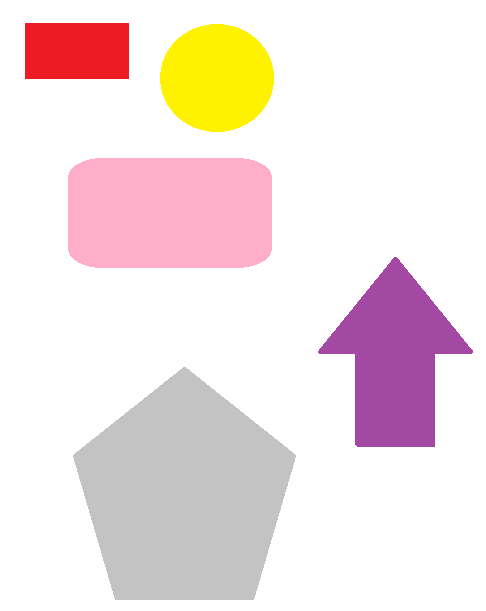
#> input picture Rainbow.png, 486 x 611 px, found by its file name
$ python rainbowtry.py
#> lines starting #> are read from the running program, lines starting #| are printed output that depends on the picture; after the words box and inside, x2 and y2 are one past the last pixel; in counts of white or black regions, pixels touching at a corner belong together
# import the necessary packages
import argparse
import cv2
import imutils
'''
Detaction grey
'''
# load the input image (whose path was supplied via command line
# argument) and display the image to our screen
image = cv2.imread("Rainbow.png")
#> image is the input picture: shape (611, 486, 3); mean B, G, R 226.4, 227.5, 242.6
cv2.imshow("Rainbow.png", image)
cv2.waitKey(0)
# convert the image to grayscale
gray = cv2.cvtColor(image, cv2.COLOR_BGR2GRAY)
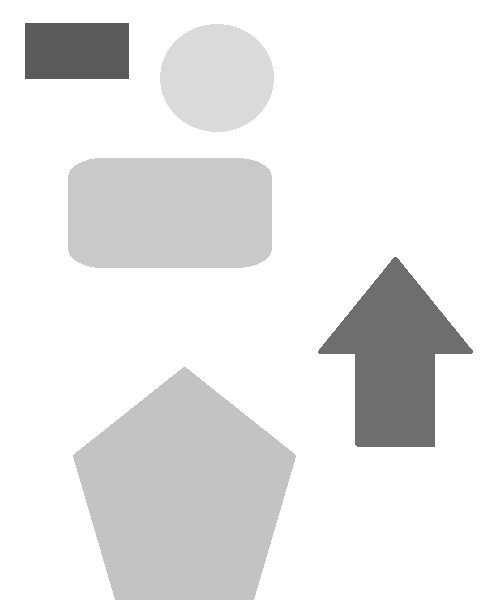
#> gray: shape (611, 486); min 91, max 255, mean 231.8
cv2.imshow("Gray", gray)
cv2.waitKey(0)

'''
Edge detec
'''
# applying edge detection we can find the outlines of objects in
# images
edged = cv2.Canny(gray, 30, 150)
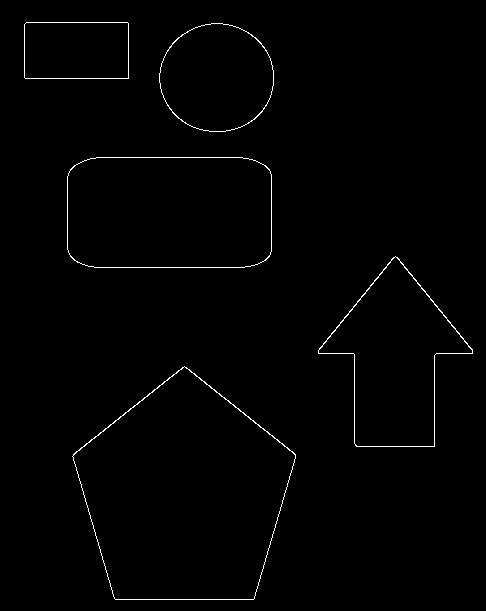
#> edged: shape (611, 486); 0.91% white in thin lines or dots, all inside (x1, y1, x2, y2) = (24, 22, 473, 600)
cv2.imshow("Rainbow.png", edged)
cv2.waitKey(0)

'''
Tressholding
'''
# threshold the image by setting all pixel values less than 225
# to 255 (white; foreground) and all pixel values >= 225 to 255
# (black; background), thereby segmenting the image
thresh = cv2.threshold(gray, 225, 255, cv2.THRESH_BINARY_INV)[1]
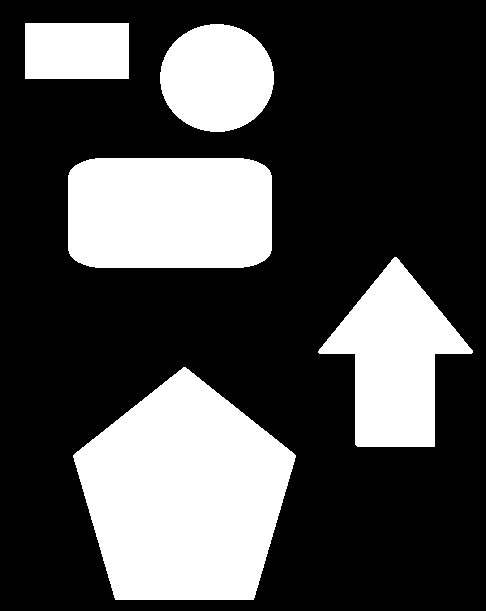
#> thresh: shape (611, 486); 29.9% white; 5 white regions
cv2.imshow("Rainbow.png", thresh)
cv2.waitKey(0)

'''
Detecing object
'''
# find contours (i.e., outlines) of the foreground objects in the
# thresholded image
cnts = cv2.findContours(thresh.copy(), cv2.RETR_EXTERNAL,
	cv2.CHAIN_APPROX_SIMPLE)
#> cnts = 5 contours; box (x1, y1, x2, y2) and area: (73, 367, 296, 600) 35869, (68, 158, 272, 268) 21568, (318, 257, 473, 447) 15026, (160, 24, 274, 132) 9509, (25, 23, 129, 79) 5665
cnts = imutils.grab_contours(cnts)
output = image.copy()
# loop over the contours
for c in cnts:
	# draw each contour on the output image with a 3px thick purple
	# outline, then display the output contours one at a time
	cv2.drawContours(output, [c], -1, (240, 0, 159), 3)
	cv2.imshow("Rainbow.png", output)
	cv2.waitKey(0)
#> this loop made 5 passes
#> c on pass 5: [[25, 23], [25, 78], [128, 78], [128, 23]]
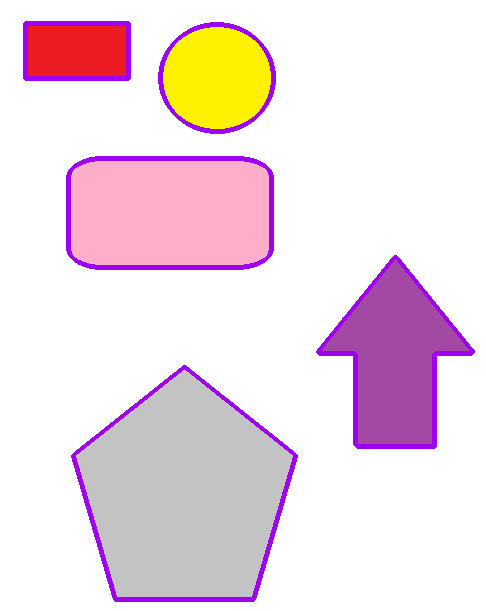
#> output: shape (611, 486, 3); 3.99% of pixels changed, all inside (x1, y1, x2, y2) = (23, 21, 475, 602)

'''
reslut object
'''
# draw the total number of contours found in purple
text = "I found {} objects!".format(len(cnts))
#> text = 'I found 5 objects!'
cv2.putText(output, text, (10, 25),  cv2.FONT_HERSHEY_SIMPLEX, 0.7,
	(240, 0, 159), 2)
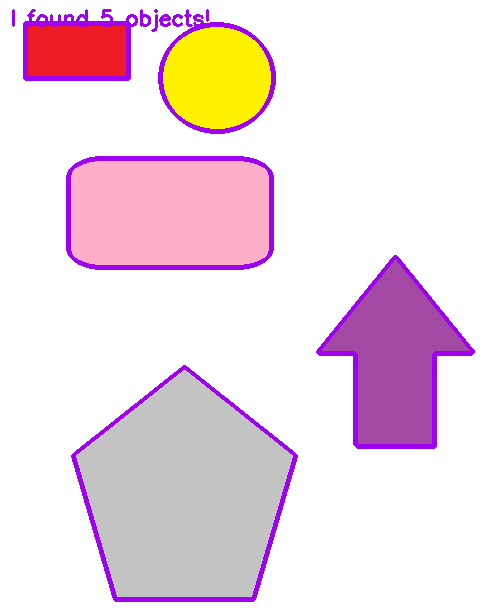
#> output: shape (611, 486, 3); 0.35% of pixels changed, all inside (x1, y1, x2, y2) = (12, 9, 209, 32)
cv2.imshow("Rainbow.png", output)
cv2.waitKey(0)

'''
Erosien & Dilatation
'''
# we apply erosions to reduce the size of foreground objects
mask = thresh.copy()
mask = cv2.erode(mask, None, iterations=5)
#> mask: shape (611, 486); 25.1% white; 5 white regions, box (x1, y1, x2, y2) and area: (80, 375, 289, 595) 31766, (73, 163, 267, 263) 18813, (329, 267, 462, 442) 12001, (165, 29, 269, 127) 7546, (30, 28, 124, 74) 4324
cv2.imshow("Rainbow.png", mask)
cv2.waitKey(0)

# similarly, dilations can increase the size of the ground objects
mask = thresh.copy()
mask = cv2.dilate(mask, None, iterations=5)
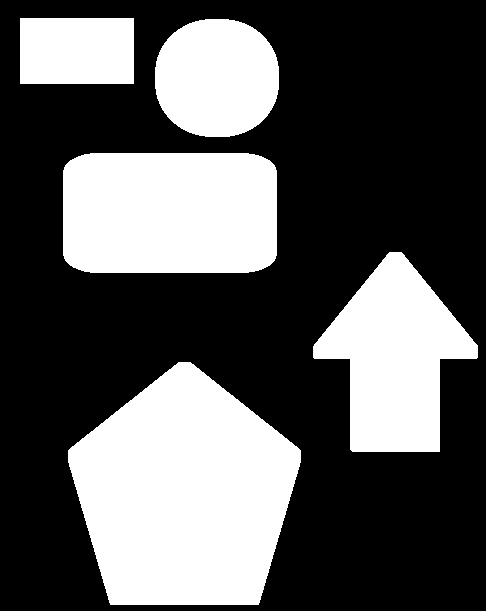
#> mask: shape (611, 486); 35.1% white; 5 white regions, box (x1, y1, x2, y2) and area: (68, 362, 301, 605) 40854, (63, 153, 277, 273) 25093, (313, 252, 478, 452) 18841, (155, 19, 279, 137) 11986, (20, 18, 134, 84) 7524
cv2.imshow("Rainbow.png", mask)
cv2.waitKey(0)

'''
Masking and
'''
# a typical operation we may want to apply is to take our mask and
# apply a bitwise AND to our input image, keeping only the masked
# regions
mask = thresh.copy()
output = cv2.bitwise_and(image, image, mask=mask)
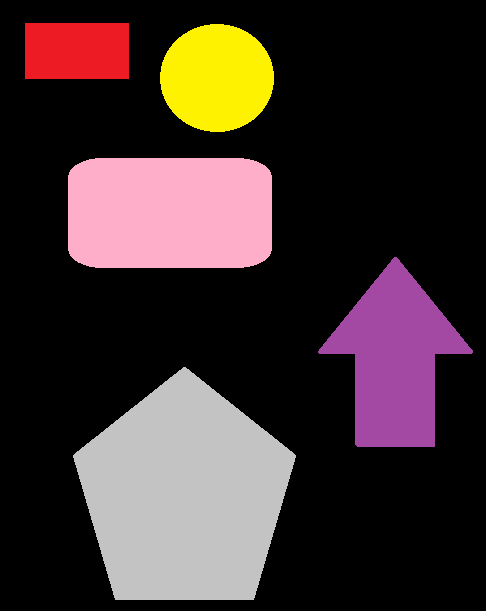
#> output: shape (611, 486, 3); mean B, G, R 47.7, 48.8, 63.9
cv2.imshow("Rainbow.png", output)
cv2.waitKey(0)

$ run again, with Cheese.png copied over Rainbow.png
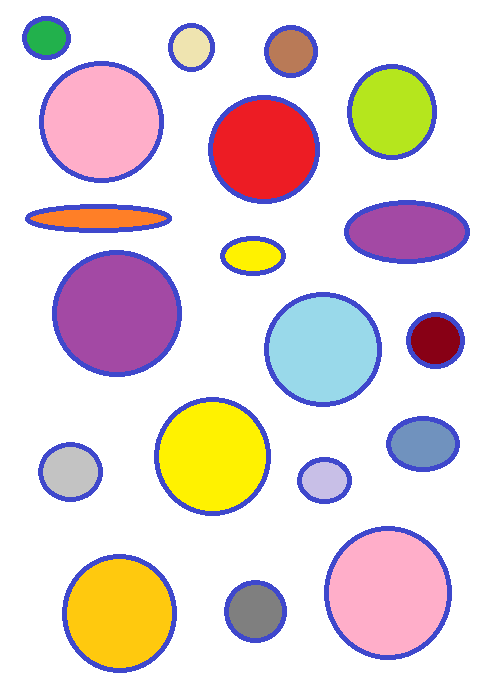
#> input picture Cheese.png, 491 x 692 px, found by its file name
#> image is the input picture: shape (692, 491, 3); mean B, G, R 214.4, 214.6, 228.7
#> edged: shape (692, 491); 2.9% white in thin lines or dots, all inside (x1, y1, x2, y2) = (21, 15, 470, 673)
#> thresh: shape (692, 491); 34.9% white; 19 white regions
#> cnts = 19 contours; largest, box (x1, y1, x2, y2) and area: (324, 526, 452, 660) 13268, (52, 250, 182, 377) 12782, (39, 61, 164, 183) 11789, (154, 397, 271, 516) 10769, (62, 554, 177, 673) 10576
#> the loop `for c in cnts:` made 19 passes
#> after the loop `for c in cnts:`:
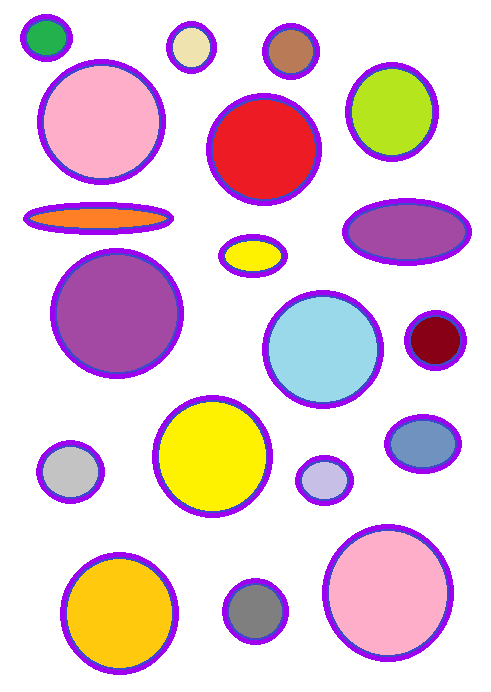
#> output: shape (692, 491, 3); 6.79% of pixels changed, all inside (x1, y1, x2, y2) = (20, 14, 472, 675)
#> text = 'I found 19 objects!'
#> `output = cv2.bitwise_and(image, image, mask=mask)`:
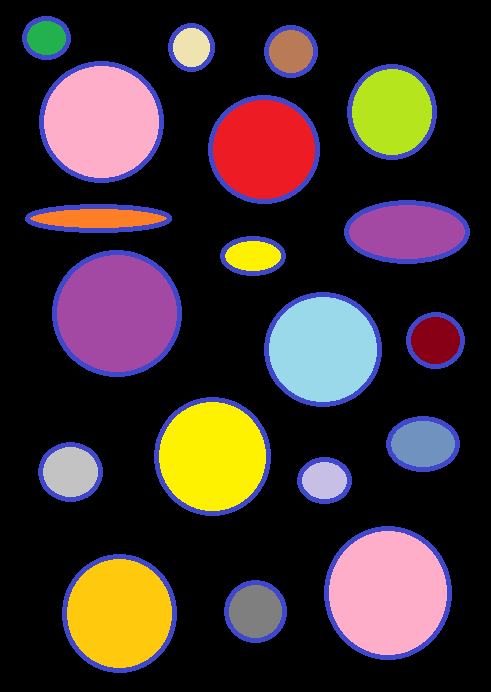
#> output: shape (692, 491, 3); mean B, G, R 48.5, 48.7, 62.8

$ run again, with cheese1.png copied over Rainbow.png
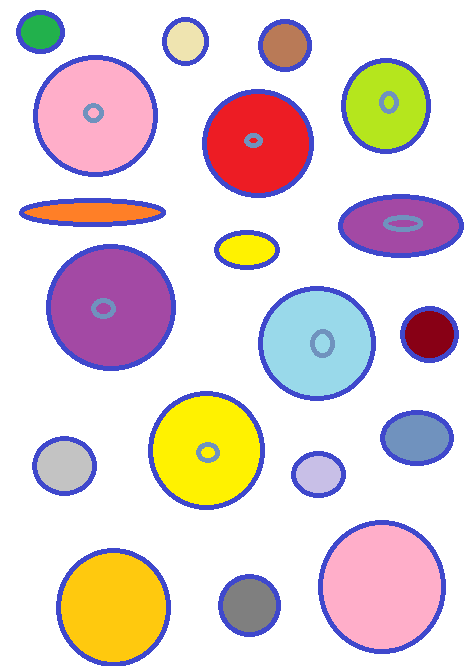
#> input picture cheese1.png, 470 x 666 px, found by its file name
#> image is the input picture: shape (666, 470, 3); mean B, G, R 211.4, 211.1, 226
#> edged: shape (666, 470); 3.4% white in thin lines or dots
#> thresh: shape (666, 470); 37.9% white; 19 white regions
#> cnts = 19 contours; largest, box (x1, y1, x2, y2) and area: (318, 520, 446, 654) 13268, (46, 244, 176, 371) 12782, (33, 55, 158, 177) 11789, (148, 391, 265, 510) 10769, (56, 548, 171, 666) 10562
#> the loop `for c in cnts:` made 19 passes
#> after the loop `for c in cnts:`:
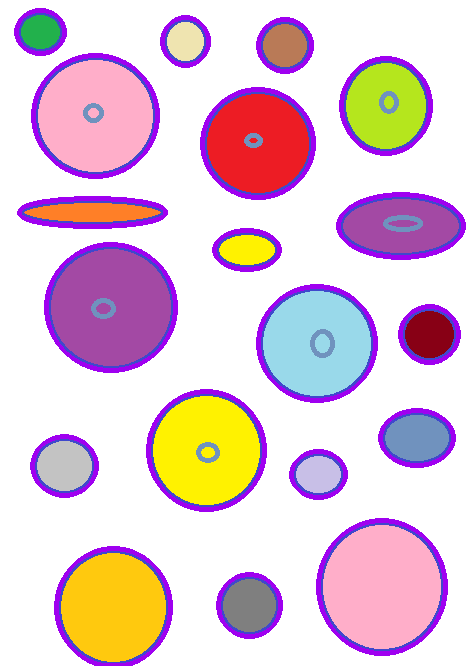
#> output: shape (666, 470, 3); 7.35% of pixels changed, all inside (x1, y1, x2, y2) = (14, 8, 466, 666)
#> text = 'I found 19 objects!'
#> `output = cv2.bitwise_and(image, image, mask=mask)`:
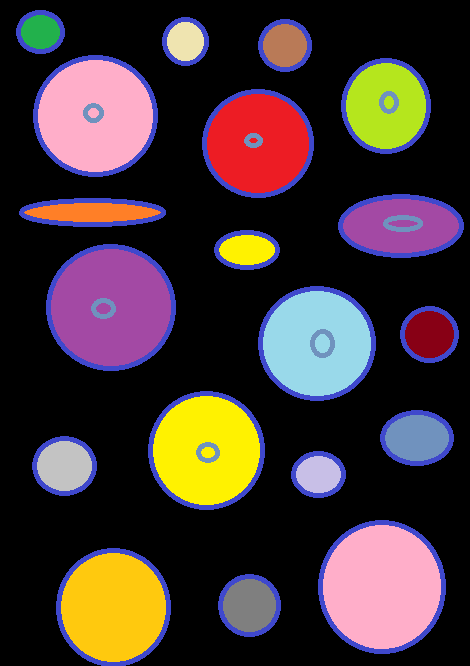
#> output: shape (666, 470, 3); mean B, G, R 53, 52.8, 67.7
